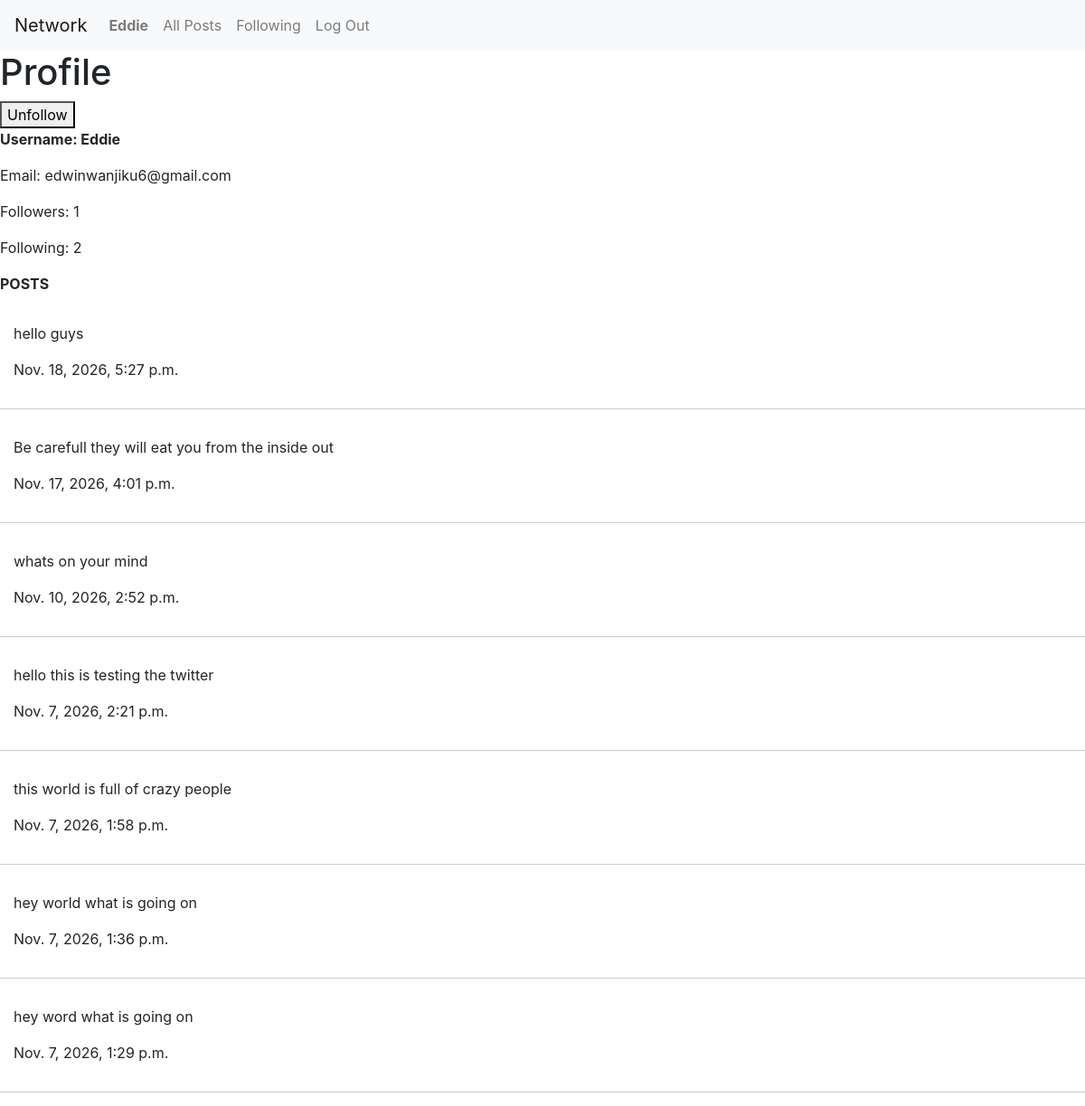
/profile/1 (signed in), run on the app's committed database.
### network/models.py (models this page shows, shortened)
class User(AbstractUser):
    pass

class Post(models.Model):
    author = models.ForeignKey(User, on_delete=models.CASCADE, related_name="posts")
    title = models.CharField(max_length=200)
    content = models.TextField()
    created_at = models.DateTimeField(auto_now_add=True)

### network/views.py (the view)
# urls.py: path("profile/<int:user_id>", views.profile, name="profile"),
@login_required
def profile(request, user_id):
    user = User.objects.get(pk=user_id)
    posts = Post.objects.filter(author=user).order_by("-created_at")
    comments = Comment.objects.filter(commenter=user).order_by("-created_at")
    likes = Like.objects.filter(user=user).order_by("-created_at")
    followers_count = Follow.objects.filter(following=user).count()
    following_count = Follow.objects.filter(follower=user).count()
    is_followed = Follow.objects.filter(follower=request.user, following=user).exists()
    return render(request, "network/profile.html", {
        "user": user,
        "posts": posts,
        "comments": comments,
        "likes": likes,
        "followers_count": followers_count,
        "following_count": following_count,
        "is_followed": is_followed
    })

### network/templates/network/profile.html (shortened to what this page needs)
{%extends "network/layout.html"%}
{% block body %}
    <h1>Profile</h1>
     <form action="{% url 'follow' user.id %}" method="post">
    <button type="submit">
        {% if is_followed %}
            Unfollow
        {% else %}
            Follow
        {% endif %}
    </button>
</form>
    <p><strong>Username: {{ user.username }}</strong></p>
    <p>Email: {{ user.email }}</p>
    <p>Followers: {{ user.followers.count }}</p>
    <p>Following: {{ user.following.count }}</p>
<p><strong>POSTS</strong><p>
{%for post in posts %}
   <div class="post">
        <p>{{ post.content }}</p>
        <p>{{ post.created_at }}</p>
    </div>
{%endfor%}
{% endblock %}

### network/templates/network/layout.html (shortened to what this page needs)
{% load static %}
<!DOCTYPE html>
<html lang="en">
    <head>
        <link rel="stylesheet" href="https://stackpath.bootstrapcdn.com/bootstrap/4.4.1/css/bootstrap.min.css">
        <link href="{% static 'network/styles.css' %}" rel="stylesheet">
    </head>
    <body>
        <nav class="navbar navbar-expand-lg navbar-light bg-light">
        <a class="navbar-brand" href="{% url 'network'%}">Network</a>
            <div>
              <ul class="navbar-nav mr-auto">
                {% if user.is_authenticated %}
                    <li class="nav-item">
                        <a class="nav-link" href="{% url 'profile' user.id %}"><strong>{{ user.username }}</strong></a>
                    </li>
                {% endif %}
                <li class="nav-item">
                  <a class="nav-link" href="{% url 'index' %}">All Posts</a>
                </li>
                {% if user.is_authenticated %}
                    <li class="nav-item">
                        <a class="nav-link" href="{% url 'following' %}">Following</a>
                    </li>
                    <li class="nav-item">
                        <a class="nav-link" href="{% url 'logout' %}">Log Out</a>
                    </li>
                {% endif %}
              </ul>
            </div>
          </nav>
        <div class="body">
            {% block body %}
            {% endblock %}
        </div>
    </body>
</html>

### network/static/network/styles.css (style rules this page uses)
.post { padding: 15px; margin-bottom: 15px; border-bottom: 1px solid #ccc; }

### data on the page
User: username "Eddie", email "edwinwanjiku6@gmail.com", followers.count "1", following.count "2"
Post: content "hello guys", created_at "Nov. 18, 2026, 5:27 p.m."
Post: content "Be carefull they will eat you from the inside out", created_at "Nov. 17, 2026, 4:01 p.m."
Post: content "whats on your mind", created_at "Nov. 10, 2026, 2:52 p.m."
Post: content "hello this is testing the twitter", created_at "Nov. 7, 2026, 2:21 p.m."
Post: content "this world is full of crazy people", created_at "Nov. 7, 2026, 1:58 p.m."
Post: content "hey world what is going on", created_at "Nov. 7, 2026, 1:36 p.m."
Post: content "hey word what is going on", created_at "Nov. 7, 2026, 1:29 p.m."
